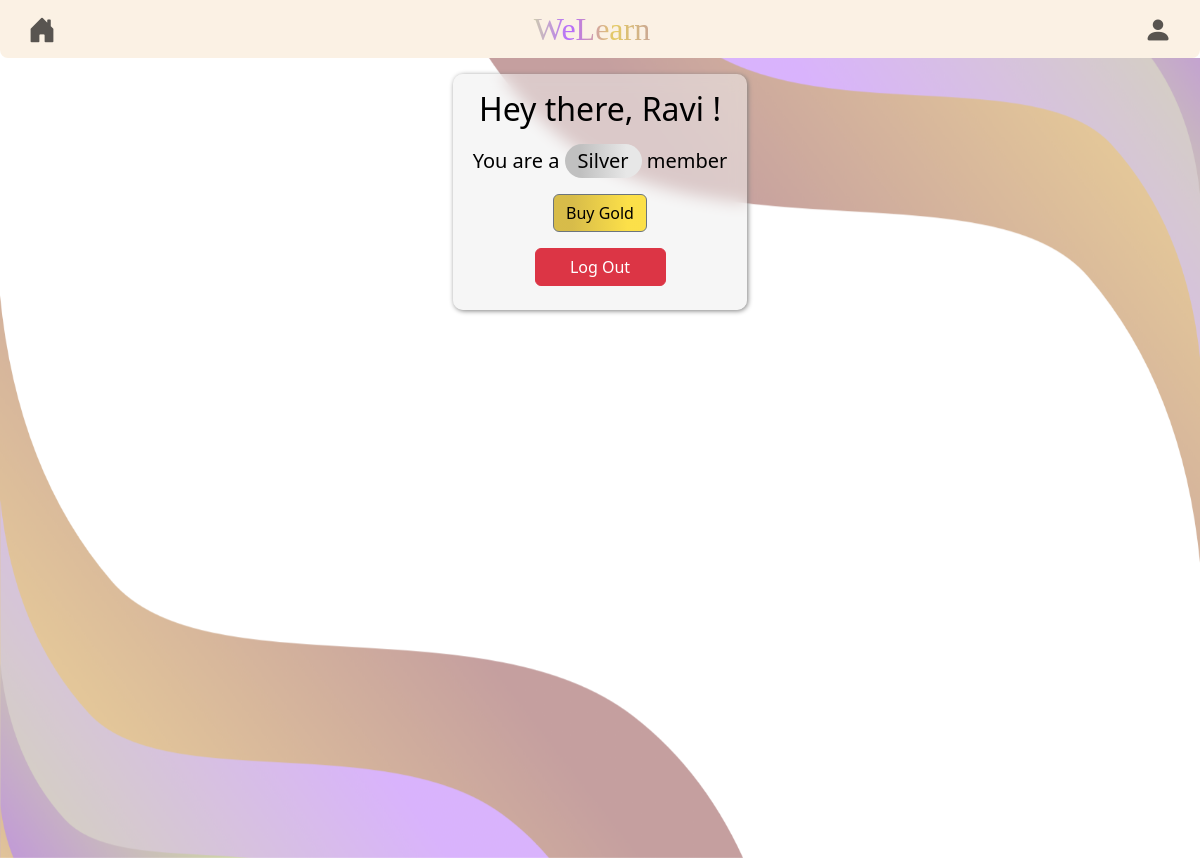
The app's page /profile/ (signed in), older data.
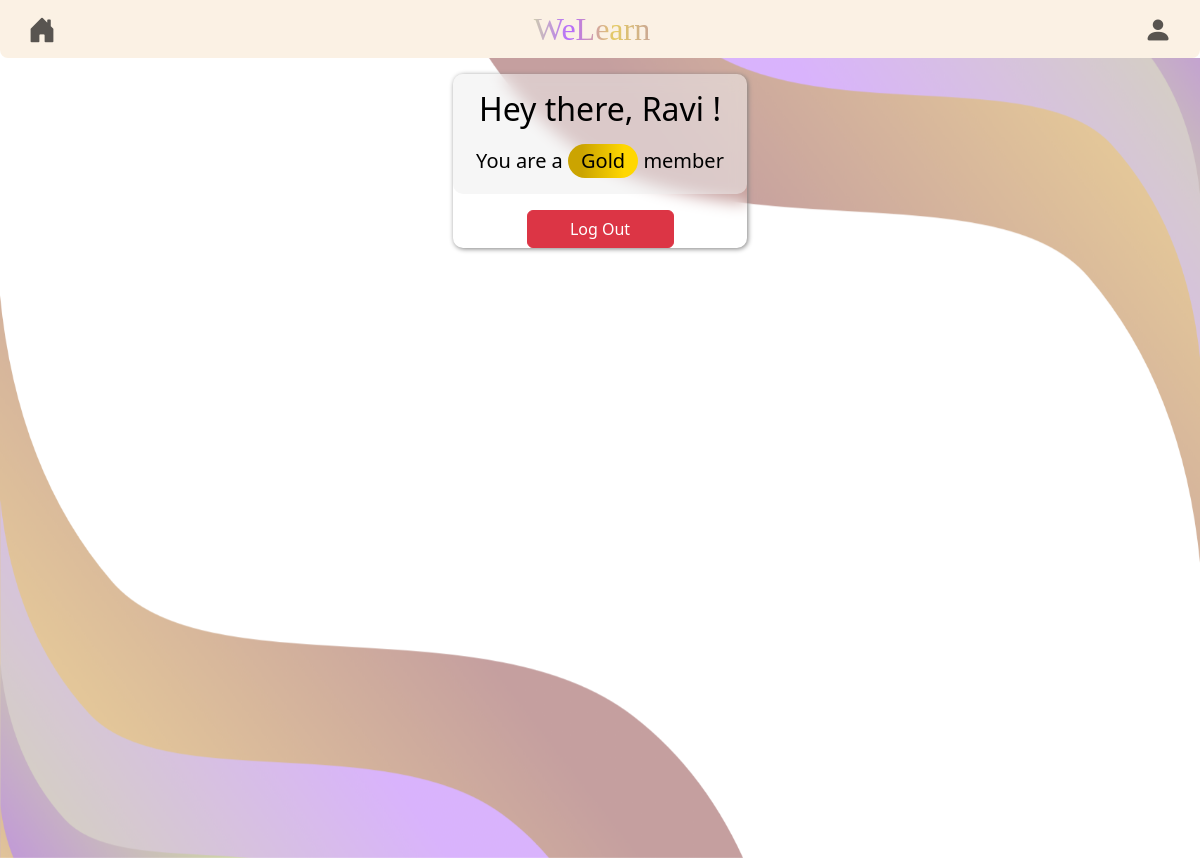
The same page, newer data.
### welearn/models.py (models this page shows)
class WeUser(User):
    is_tutor = models.BooleanField(default=False)
    tier = models.ForeignKey('Tier',null=True, blank=True, on_delete=models.DO_NOTHING)
    class Meta:
        verbose_name = "WeLearn User"
        verbose_name_plural = "WeLearn Users"

class Tier(models.Model):
    label = models.CharField(max_length=10)
    price = models.IntegerField(default=50)
    def __str__(self):
        return self.label

### welearn/views.py (the view)
# urls.py: path('profile/', views.profile, name='profile'),
@login_required
def profile(request):
    try:
        we_user = WeUser.objects.get(id=request.user.id)
        student_count = Course.objects.filter(tutor=we_user).aggregate(student_count=Count('registered_users'))['student_count']
    except WeUser.DoesNotExist:
        return False
    print(we_user)
    return render(request, 'profile.html', {'student_count': student_count})

### welearn/templates/profile.html (shortened to what this page needs)
{% extends 'base.html' %}
{% block body_block %}
    <div class="container-fluid pt-3">
        <div class="blur-container w-25 mx-auto">
            <div class="blur-background p-3 text-center">
                <h2>Hey there, {{ request.we_user.first_name }} !</h2>
                {% if request.we_user.tier %}
                    <div class="row mt-3">
                        <div class="col-sm fs-5">
                            You are a <span class="text-capitalize fs-5 fw-light badge rounded-pill bg-tier-{{ request.we_user.tier }}" data-bs-toggle="tooltip" data-bs-placement="right" data-bs-title="Requires {{ request.we_user.tier }} Tier">
                                {{ request.we_user.tier }}
                            </span> member
                        </div>
                    </div>
                        {% if request.we_user.tier and request.we_user.tier.label != 'gold' %}
                            <div>
                            {% if request.we_user.tier.label == 'silver' %}
                                <div class="col-sm mt-3">
                                    <a type="button" class="btn btn-secondary btn-tier-gold" href="/billing/?tier=gold">
                                        Buy Gold
                                    </a>
                                </div>
                            {% endif %}
                        {% endif %}
                    </div>
                {% elif request.we_user.is_tutor %}
                    {% if request.we_user.courses.all %}
                        As a Tutor you have created {{ request.we_user.courses.count }} courses with {{ student_count }} students
                    {% endif %}
                {% endif %}
                <div class="d-grid col-6 mx-auto mb-2 mt-3">
                    <a class="btn btn-danger" href="/logout" role="button">Log Out</a>
                </div>
            </div>
        </div>
    </div>
{% endblock %}

### welearn/templates/base.html (shortened to what this page needs)
<!DOCTYPE html>
{% load static %}
<html lang="en" >
<head>
    <link rel="stylesheet" href="https://cdn.jsdelivr.net/npm/bootstrap@5.3.0/dist/css/bootstrap.min.css">
    <link rel="stylesheet" href="https://cdn.jsdelivr.net/npm/bootstrap-select@1.14.0-beta3/dist/css/bootstrap-select.min.css">
    <link rel="stylesheet" href="https://cdn.jsdelivr.net/npm/bootstrap-icons@1.10.5/font/bootstrap-icons.css">
    <link rel="stylesheet" href="{% static 'css/global.css' %}">
</head>
<body class="user-select-none">
<nav class="navbar navbar-expand-lg bg-body-tertiary sticky-top p-0">
    <div class="container-fluid">
        <div class="collapse navbar-collapse" id="navbarToggler">
            <ul class="navbar-nav w-100 mb-2 mb-lg-0 justify-content-between ">
                <li class="nav-item col-auto ms-2">
                    <a class="nav-item nav-link" href="{% if request.we_user.is_tutor %}/tutor/{% else %}/home/{% endif %}"><i class="fs-3 bi-house-door-fill"></i></a>
                </li>
                <span class="navbar-brand px-2 brand fs-2">WeLearn</span>
                <li class="nav-item col-auto">
                    <a class="nav-item nav-link me-2" href="/profile"><i class="bi-person-fill fs-3"></i></a>
                </li>
            </ul>
        </div>
    </div>
</nav>
<div class="parallax parallax-1 light-theme">
    {% block body_block %}Body Block to Override{% endblock %}
</div>
</body>
</html>

### welearn/static/css/global.css (style rules this page uses)
:root { --background-url: url("../images/background-large.png"); }
body { height:100%; }
html { height:100%; }
.brand { font-family: Chalkduster, serif; background: linear-gradient(to left, #C5A0A0 ,#E5CC64, #B669FF, #D2E19E); -webkit-text-fill-color: transparent; -webkit-background-clip: text; }
.parallax { background-image: var(--background-url, url("../images/background.png")); min-height: 100vh; background-attachment: fixed; background-position: center; background-repeat: no-repeat; background-size: cover; }
.navbar { background-color: #FAEBD7AA !important; -webkit-backdrop-filter: blur(10px) !important; backdrop-filter: blur(10px) !important; border-radius: 0 0 8px 8px !important; }
.blur-container { -webkit-backdrop-filter: blur(8px); backdrop-filter: blur(8px); box-shadow: grey 1px 1px 5px; border-radius: 10px; }
.blur-background { border-radius: 10px; }
.light-theme .blur-background { background-color: #EEEEEE88; color:black; }
.bg-tier-gold { background: linear-gradient(90deg, rgba(203,164,1,1) 20%, rgba(255,215,0,1) 80%); color: black; }

Row changes from the older to the newer data that the page shows:
changed WeUser: tier_id 2 → 3 (drawn); we_user.tier "Silver" → "Gold"
Text that changed along with them:
text no longer shown: "Buy Gold"
